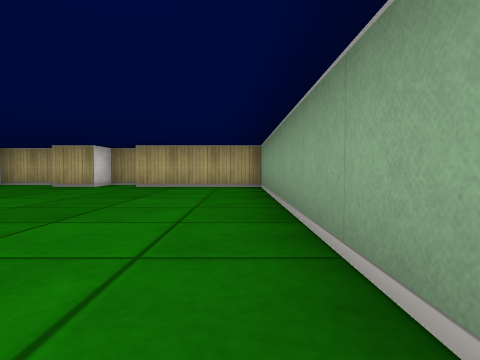
[1] (above)

16 first-person views from a walk through a cub3D maze. The camera is about half as high as the walls, tilts 2° down and sees 75° across. The floor is counted in squares. Each view is taken from the middle of a square. On the plan, view 1 faces up. The plan holds only what a view shows up to about 9 squares ahead; the rest is blank. The place goes on beyond the plan.

[2]
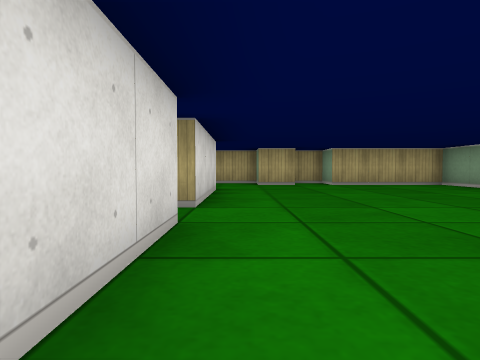

[3]
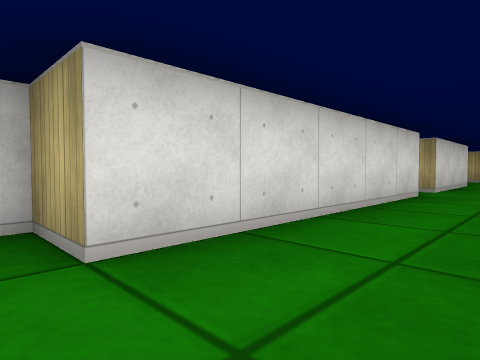

[4]
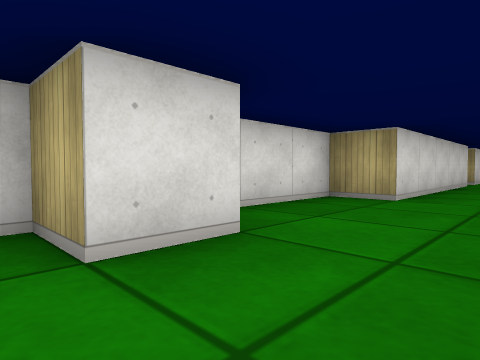

[5]
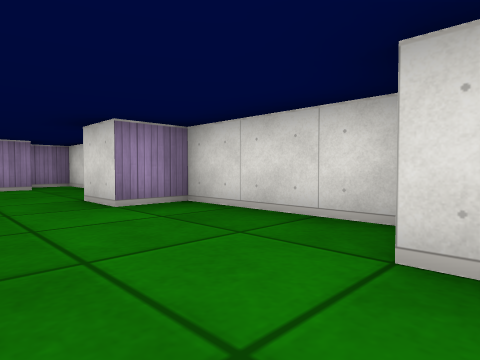

[6]
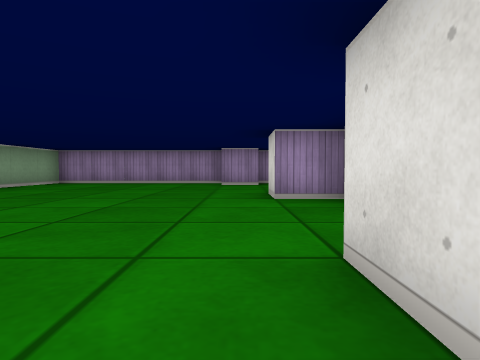

[7]
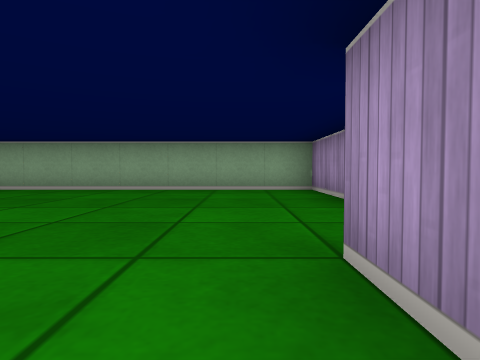

[8]
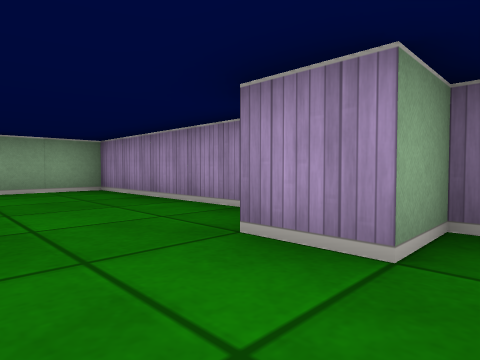

[9]
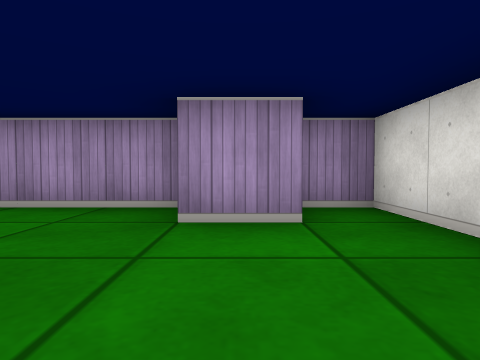

[10]
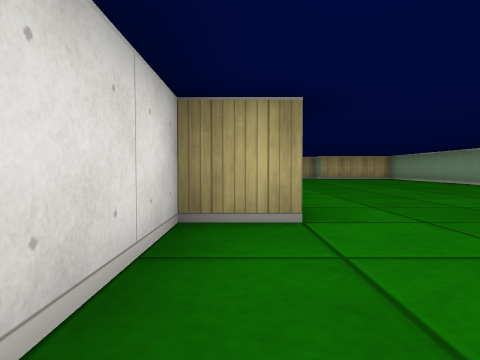

[11]
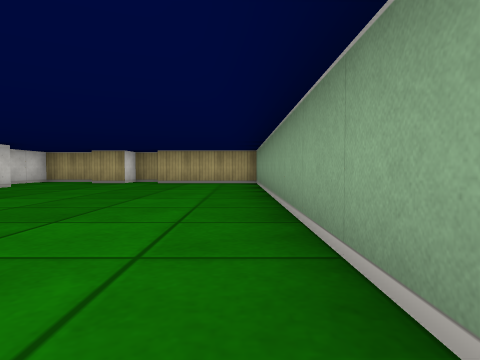

[12]
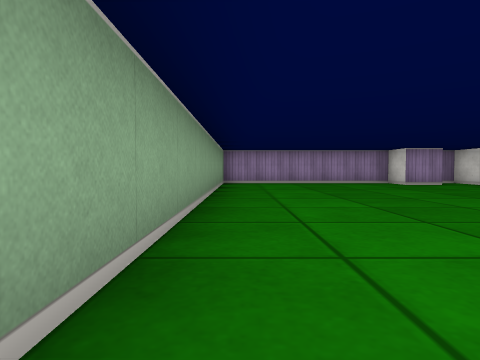

[13]
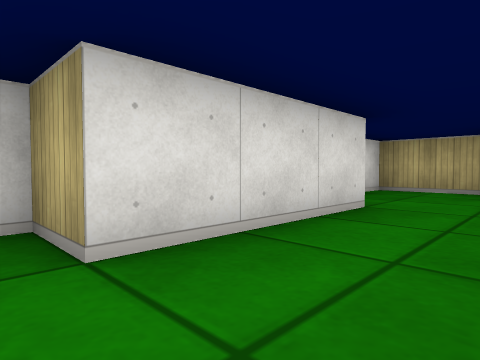

[14]
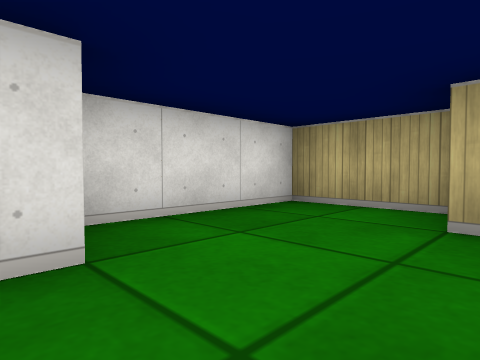

[15]
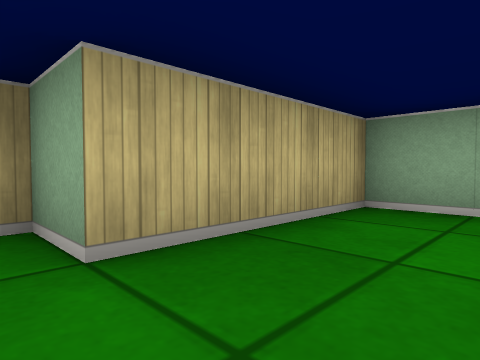

[16]
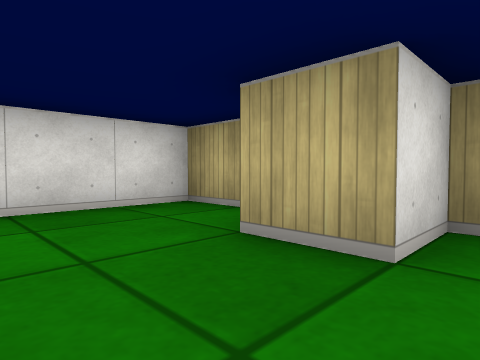

### Floor plan
Points are (right, up) in squares from view 1. A wall is a line through its corners. A room is listed if a view was taken in it or the views show most of it. See-through windows are left out.
Room 1 (views 1, 2, 3, 4, 5, 6, 7, 8, 9, 10, 11, 12, 13, 14, 15, 16)
walls: (-5.5, 1.5) (-5.5, -3.5) (-6.5, -3.5) (-6.5, -6.5) (-5.5, -6.5) (-5.5, -7.5) (-6.5, -7.5); (-5.5, 5.6) (-5.5, 2.5) (-6.5, 2.5); (-6.5, -9.9) (-6.5, -11.5) (-5.5, -11.5) (-5.5, -10.5) (-4.5, -10.5) (-4.5, -11); (-4.4, -11.5) (0.5, -11.5) (0.5, 7.5) (-2.5, 7.5) (-2.5, 8.5) (-3.5, 8.5) (-3.5, 7.5) (-4.5, 7.5); (-4.6, 8.5) (-6.5, 8.5) (-6.5, 5.8)

Where each view was taken, in squares from view 1:
view 1: 0 up, 0 right, facing up
view 2: 1 down, 5 left, facing up
view 3: 4 down, 4 left, facing up-left
view 4: 8 down, 4 left, facing up-left
view 5: 3 down, 4 left, facing down-left
view 6: 2 down, 5 left, facing down
view 7: 10 down, 6 left, facing right
view 8: 9 down, 6 left, facing down-right
view 9: 8 down, 5 left, facing down
view 10: 6 down, 6 left, facing up
view 11: 2 down, 0 right, facing up
view 12: 2 down, 0 right, facing down
view 13: 2 up, 4 left, facing up-left
view 14: 5 up, 4 left, facing up-left
view 15: 6 up, 3 left, facing up-right
view 16: 6 up, 3 left, facing up-left
